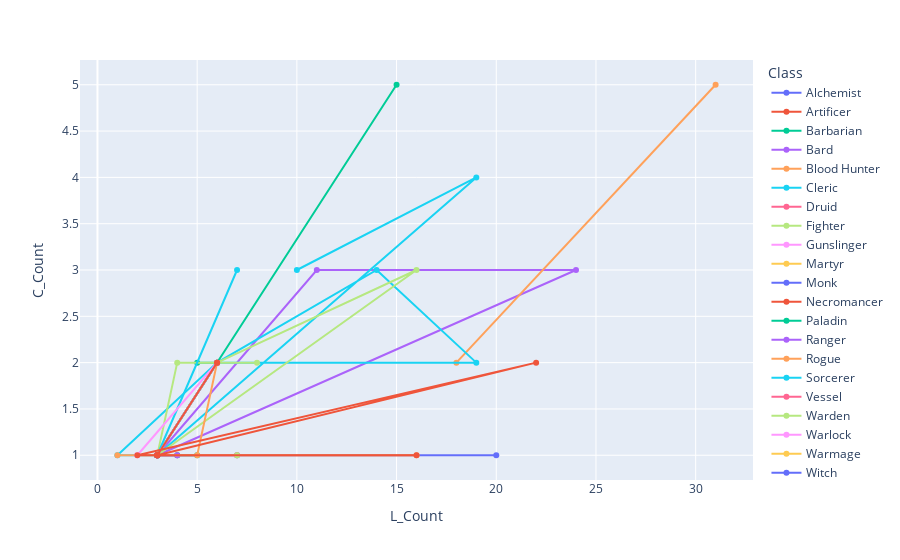

Notebook source saved alongside this figure:
### Code cell
fig = px.line(Tab_Cla2, x="L_Count", y="C_Count", color="Class", markers=True)#symbol="Class"
fig.update_layout(scattergap=0.75)
fig.show()

### Figure 1 — Plotly figure (JSON) as saved in the notebook; plotly's stock layout.template omitted (floating-point values rounded to 4 significant figures)
{"data": [{"hovertemplate": "Class=Alchemist<br>L_Count=%{x}<br>C_Count=%{y}<extra></extra>", "legendgroup": "Alchemist", "line": {"color": "#636efa", "dash": "solid"}, "marker": {"symbol": "circle"}, "mode": "lines+markers", "name": "Alchemist", "orientation": "v", "showlegend": true, "type": "scatter", "x": [3, 3, 3], "xaxis": "x", "y": [1, 1, 1], "yaxis": "y"}, {"hovertemplate": "Class=Artificer<br>L_Count=%{x}<br>C_Count=%{y}<extra></extra>", "legendgroup": "Artificer", "line": {"color": "#EF553B", "dash": "solid"}, "marker": {"symbol": "circle"}, "mode": "lines+markers", "name": "Artificer", "orientation": "v", "showlegend": true, "type": "scatter", "x": [6, 3], "xaxis": "x", "y": [2, 1], "yaxis": "y"}, {"hovertemplate": "Class=Barbarian<br>L_Count=%{x}<br>C_Count=%{y}<extra></extra>", "legendgroup": "Barbarian", "line": {"color": "#00cc96", "dash": "solid"}, "marker": {"symbol": "circle"}, "mode": "lines+markers", "name": "Barbarian", "orientation": "v", "showlegend": true, "type": "scatter", "x": [5, 6, 3], "xaxis": "x", "y": [2, 2, 1], "yaxis": "y"}, {"hovertemplate": "Class=Bard<br>L_Count=%{x}<br>C_Count=%{y}<extra></extra>", "legendgroup": "Bard", "line": {"color": "#ab63fa", "dash": "solid"}, "marker": {"symbol": "circle"}, "mode": "lines+markers", "name": "Bard", "orientation": "v", "showlegend": true, "type": "scatter", "x": [3, 24, 11, 3, 3], "xaxis": "x", "y": [1, 3, 3, 1, 1], "yaxis": "y"}, {"hovertemplate": "Class=Blood Hunter<br>L_Count=%{x}<br>C_Count=%{y}<extra></extra>", "legendgroup": "Blood Hunter", "line": {"color": "#FFA15A", "dash": "solid"}, "marker": {"symbol": "circle"}, "mode": "lines+markers", "name": "Blood Hunter", "orientation": "v", "showlegend": true, "type": "scatter", "x": [31, 18], "xaxis": "x", "y": [5, 2], "yaxis": "y"}, {"hovertemplate": "Class=Cleric<br>L_Count=%{x}<br>C_Count=%{y}<extra></extra>", "legendgroup": "Cleric", "line": {"color": "#19d3f3", "dash": "solid"}, "marker": {"symbol": "circle"}, "mode": "lines+markers", "name": "Cleric", "orientation": "v", "showlegend": true, "type": "scatter", "x": [3, 6, 3, 3, 3, 3, 6, 19, 14, 6, 1, 3, 19, 10], "xaxis": "x", "y": [1, 2, 1, 1, 1, 1, 2, 2, 3, 2, 1, 1, 4, 3], "yaxis": "y"}, {"hovertemplate": "Class=Druid<br>L_Count=%{x}<br>C_Count=%{y}<extra></extra>", "legendgroup": "Druid", "line": {"color": "#FF6692", "dash": "solid"}, "marker": {"symbol": "circle"}, "mode": "lines+markers", "name": "Druid", "orientation": "v", "showlegend": true, "type": "scatter", "x": [4], "xaxis": "x", "y": [1], "yaxis": "y"}, {"hovertemplate": "Class=Fighter<br>L_Count=%{x}<br>C_Count=%{y}<extra></extra>", "legendgroup": "Fighter", "line": {"color": "#B6E880", "dash": "solid"}, "marker": {"symbol": "circle"}, "mode": "lines+markers", "name": "Fighter", "orientation": "v", "showlegend": true, "type": "scatter", "x": [8, 4, 3, 3, 16, 6], "xaxis": "x", "y": [2, 2, 1, 1, 3, 2], "yaxis": "y"}, {"hovertemplate": "Class=Gunslinger<br>L_Count=%{x}<br>C_Count=%{y}<extra></extra>", "legendgroup": "Gunslinger", "line": {"color": "#FF97FF", "dash": "solid"}, "marker": {"symbol": "circle"}, "mode": "lines+markers", "name": "Gunslinger", "orientation": "v", "showlegend": true, "type": "scatter", "x": [3, 7], "xaxis": "x", "y": [1, 1], "yaxis": "y"}, {"hovertemplate": "Class=Martyr<br>L_Count=%{x}<br>C_Count=%{y}<extra></extra>", "legendgroup": "Martyr", "line": {"color": "#FECB52", "dash": "solid"}, "marker": {"symbol": "circle"}, "mode": "lines+markers", "name": "Martyr", "orientation": "v", "showlegend": true, "type": "scatter", "x": [3, 6], "xaxis": "x", "y": [1, 2], "yaxis": "y"}, {"hovertemplate": "Class=Monk<br>L_Count=%{x}<br>C_Count=%{y}<extra></extra>", "legendgroup": "Monk", "line": {"color": "#636efa", "dash": "solid"}, "marker": {"symbol": "circle"}, "mode": "lines+markers", "name": "Monk", "orientation": "v", "showlegend": true, "type": "scatter", "x": [3, 7, 3, 20], "xaxis": "x", "y": [1, 1, 1, 1], "yaxis": "y"}, {"hovertemplate": "Class=Necromancer<br>L_Count=%{x}<br>C_Count=%{y}<extra></extra>", "legendgroup": "Necromancer", "line": {"color": "#EF553B", "dash": "solid"}, "marker": {"symbol": "circle"}, "mode": "lines+markers", "name": "Necromancer", "orientation": "v", "showlegend": true, "type": "scatter", "x": [3, 3, 3], "xaxis": "x", "y": [1, 1, 1], "yaxis": "y"}, {"hovertemplate": "Class=Paladin<br>L_Count=%{x}<br>C_Count=%{y}<extra></extra>", "legendgroup": "Paladin", "line": {"color": "#00cc96", "dash": "solid"}, "marker": {"symbol": "circle"}, "mode": "lines+markers", "name": "Paladin", "orientation": "v", "showlegend": true, "type": "scatter", "x": [15, 3, 5, 3, 4], "xaxis": "x", "y": [5, 1, 1, 1, 1], "yaxis": "y"}, {"hovertemplate": "Class=Ranger<br>L_Count=%{x}<br>C_Count=%{y}<extra></extra>", "legendgroup": "Ranger", "line": {"color": "#ab63fa", "dash": "solid"}, "marker": {"symbol": "circle"}, "mode": "lines+markers", "name": "Ranger", "orientation": "v", "showlegend": true, "type": "scatter", "x": [3, 4], "xaxis": "x", "y": [1, 1], "yaxis": "y"}, {"hovertemplate": "Class=Rogue<br>L_Count=%{x}<br>C_Count=%{y}<extra></extra>", "legendgroup": "Rogue", "line": {"color": "#FFA15A", "dash": "solid"}, "marker": {"symbol": "circle"}, "mode": "lines+markers", "name": "Rogue", "orientation": "v", "showlegend": true, "type": "scatter", "x": [7, 3, 1, 3, 16, 3, 3, 5, 6, 3], "xaxis": "x", "y": [1, 1, 1, 1, 1, 1, 1, 1, 2, 1], "yaxis": "y"}, {"hovertemplate": "Class=Sorcerer<br>L_Count=%{x}<br>C_Count=%{y}<extra></extra>", "legendgroup": "Sorcerer", "line": {"color": "#19d3f3", "dash": "solid"}, "marker": {"symbol": "circle"}, "mode": "lines+markers", "name": "Sorcerer", "orientation": "v", "showlegend": true, "type": "scatter", "x": [3, 3, 3, 7, 3, 6], "xaxis": "x", "y": [1, 1, 1, 3, 1, 2], "yaxis": "y"}, {"hovertemplate": "Class=Vessel<br>L_Count=%{x}<br>C_Count=%{y}<extra></extra>", "legendgroup": "Vessel", "line": {"color": "#FF6692", "dash": "solid"}, "marker": {"symbol": "circle"}, "mode": "lines+markers", "name": "Vessel", "orientation": "v", "showlegend": true, "type": "scatter", "x": [3], "xaxis": "x", "y": [1], "yaxis": "y"}, {"hovertemplate": "Class=Warden<br>L_Count=%{x}<br>C_Count=%{y}<extra></extra>", "legendgroup": "Warden", "line": {"color": "#B6E880", "dash": "solid"}, "marker": {"symbol": "circle"}, "mode": "lines+markers", "name": "Warden", "orientation": "v", "showlegend": true, "type": "scatter", "x": [7], "xaxis": "x", "y": [1], "yaxis": "y"}, {"hovertemplate": "Class=Warlock<br>L_Count=%{x}<br>C_Count=%{y}<extra></extra>", "legendgroup": "Warlock", "line": {"color": "#FF97FF", "dash": "solid"}, "marker": {"symbol": "circle"}, "mode": "lines+markers", "name": "Warlock", "orientation": "v", "showlegend": true, "type": "scatter", "x": [3, 3, 3, 6, 6, 2], "xaxis": "x", "y": [1, 1, 1, 2, 2, 1], "yaxis": "y"}, {"hovertemplate": "Class=Warmage<br>L_Count=%{x}<br>C_Count=%{y}<extra></extra>", "legendgroup": "Warmage", "line": {"color": "#FECB52", "dash": "solid"}, "marker": {"symbol": "circle"}, "mode": "lines+markers", "name": "Warmage", "orientation": "v", "showlegend": true, "type": "scatter", "x": [3, 3], "xaxis": "x", "y": [1, 1], "yaxis": "y"}, {"hovertemplate": "Class=Witch<br>L_Count=%{x}<br>C_Count=%{y}<extra></extra>", "legendgroup": "Witch", "line": {"color": "#636efa", "dash": "solid"}, "marker": {"symbol": "circle"}, "mode": "lines+markers", "name": "Witch", "orientation": "v", "showlegend": true, "type": "scatter", "x": [3, 3, 3], "xaxis": "x", "y": [1, 1, 1], "yaxis": "y"}, {"hovertemplate": "Class=Wizard<br>L_Count=%{x}<br>C_Count=%{y}<extra></extra>", "legendgroup": "Wizard", "line": {"color": "#EF553B", "dash": "solid"}, "marker": {"symbol": "circle"}, "mode": "lines+markers", "name": "Wizard", "orientation": "v", "showlegend": true, "type": "scatter", "x": [6, 3, 6, 3, 22, 2, 16, 3, 3], "xaxis": "x", "y": [2, 1, 2, 1, 2, 1, 1, 1, 1], "yaxis": "y"}], "layout": {"autosize": true, "legend": {"title": {"text": "Class"}, "tracegroupgap": 0}, "margin": {"t": 60}, "scattergap": 0.75, "xaxis": {"anchor": "y", "autorange": true, "domain": [0, 1], "range": [-0.7804, 32.78], "title": {"text": "L_Count"}, "type": "linear"}, "yaxis": {"anchor": "x", "autorange": true, "domain": [0, 1], "range": [0.6903, 5.31], "title": {"text": "C_Count"}, "type": "linear"}}}
